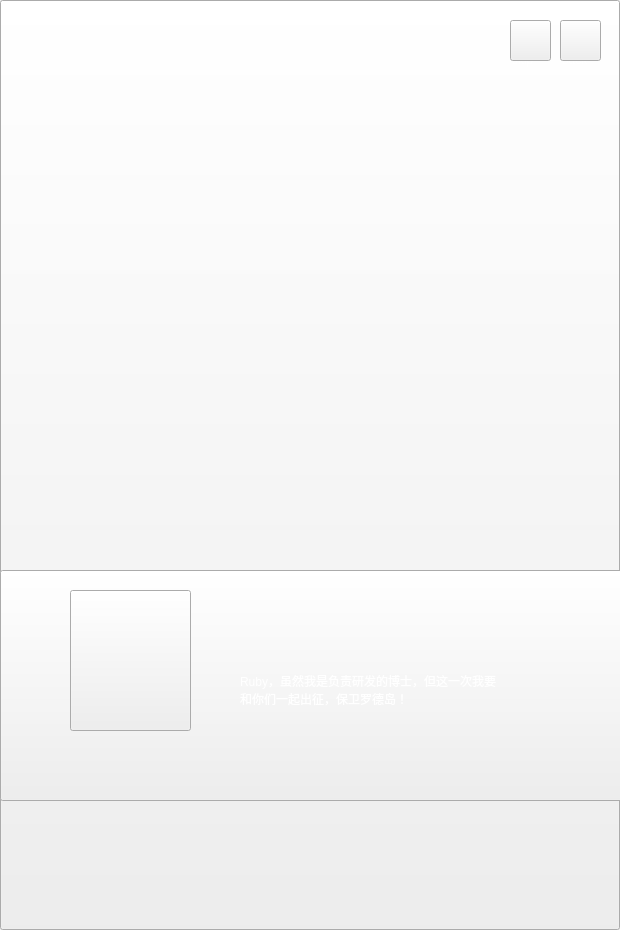
<?xml version="1.0" encoding="UTF-8"?>
<ui version="4.0">
 <class>psix</class>
 <widget class="QWidget" name="psix">
  <property name="geometry">
   <rect>
    <x>0</x>
    <y>0</y>
    <width>620</width>
    <height>930</height>
   </rect>
  </property>
  <property name="windowTitle">
   <string>Form</string>
  </property>
  <widget class="QPushButton" name="buttonone">
   <property name="geometry">
    <rect>
     <x>0</x>
     <y>0</y>
     <width>620</width>
     <height>930</height>
    </rect>
   </property>
   <property name="styleSheet">
    <string notr="true">border-image: url(:/ui/bgtwoo.png);</string>
   </property>
   <property name="text">
    <string/>
   </property>
  </widget>
  <widget class="QLabel" name="label">
   <property name="geometry">
    <rect>
     <x>240</x>
     <y>630</y>
     <width>261</width>
     <height>120</height>
    </rect>
   </property>
   <property name="sizePolicy">
    <sizepolicy hsizetype="Fixed" vsizetype="Preferred">
     <horstretch>0</horstretch>
     <verstretch>0</verstretch>
    </sizepolicy>
   </property>
   <property name="styleSheet">
    <string notr="true">color: rgb(255, 255, 255);
font: 75 11pt &quot;微软雅黑&quot;;</string>
   </property>
   <property name="text">
    <string>Ruby，虽然我是负责研发的博士，但这一次我要和你们一起出征，保卫罗德岛！</string>
   </property>
   <property name="alignment">
    <set>Qt::AlignLeading|Qt::AlignLeft|Qt::AlignVCenter</set>
   </property>
   <property name="wordWrap">
    <bool>true</bool>
   </property>
  </widget>
  <widget class="QToolButton" name="toolButton">
   <property name="geometry">
    <rect>
     <x>0</x>
     <y>570</y>
     <width>631</width>
     <height>231</height>
    </rect>
   </property>
   <property name="styleSheet">
    <string notr="true">border-image: url(:/new/prefix1/ui/contact.png);</string>
   </property>
   <property name="text">
    <string/>
   </property>
  </widget>
  <widget class="QToolButton" name="toolButton_2">
   <property name="geometry">
    <rect>
     <x>70</x>
     <y>590</y>
     <width>121</width>
     <height>141</height>
    </rect>
   </property>
   <property name="styleSheet">
    <string notr="true">border-image: url(:/ui/character_maleAdventurer_idle.png);</string>
   </property>
   <property name="text">
    <string/>
   </property>
  </widget>
  <widget class="QPushButton" name="pushButton_3">
   <property name="geometry">
    <rect>
     <x>0</x>
     <y>0</y>
     <width>620</width>
     <height>930</height>
    </rect>
   </property>
   <property name="styleSheet">
    <string notr="true">background:transparent;</string>
   </property>
   <property name="text">
    <string/>
   </property>
   <property name="flat">
    <bool>true</bool>
   </property>
  </widget>
  <widget class="QLabel" name="label_3">
   <property name="geometry">
    <rect>
     <x>562</x>
     <y>52</y>
     <width>41</width>
     <height>16</height>
    </rect>
   </property>
   <property name="styleSheet">
    <string notr="true">color: rgb(255, 255, 255);

font: 75 8pt &quot;Cooper Black&quot;;</string>
   </property>
   <property name="text">
    <string>back</string>
   </property>
  </widget>
  <widget class="QPushButton" name="pushButton_4">
   <property name="geometry">
    <rect>
     <x>505</x>
     <y>20</y>
     <width>51</width>
     <height>51</height>
    </rect>
   </property>
   <property name="styleSheet">
    <string notr="true">background:transparent;</string>
   </property>
   <property name="text">
    <string/>
   </property>
   <property name="flat">
    <bool>true</bool>
   </property>
  </widget>
  <widget class="QLabel" name="label_2">
   <property name="geometry">
    <rect>
     <x>512</x>
     <y>52</y>
     <width>41</width>
     <height>16</height>
    </rect>
   </property>
   <property name="styleSheet">
    <string notr="true">color: rgb(255, 255, 255);

font: 75 8pt &quot;Cooper Black&quot;;</string>
   </property>
   <property name="text">
    <string>skip</string>
   </property>
  </widget>
  <widget class="QPushButton" name="pushButton_5">
   <property name="geometry">
    <rect>
     <x>560</x>
     <y>20</y>
     <width>51</width>
     <height>51</height>
    </rect>
   </property>
   <property name="styleSheet">
    <string notr="true">background:transparent;</string>
   </property>
   <property name="text">
    <string/>
   </property>
   <property name="flat">
    <bool>true</bool>
   </property>
  </widget>
  <widget class="QPushButton" name="pushButton_6">
   <property name="geometry">
    <rect>
     <x>560</x>
     <y>20</y>
     <width>41</width>
     <height>41</height>
    </rect>
   </property>
   <property name="styleSheet">
    <string notr="true">border-image: url(:/ui/ship_0001.png);</string>
   </property>
   <property name="text">
    <string/>
   </property>
  </widget>
  <widget class="QPushButton" name="pushButton_2">
   <property name="geometry">
    <rect>
     <x>510</x>
     <y>20</y>
     <width>41</width>
     <height>41</height>
    </rect>
   </property>
   <property name="styleSheet">
    <string notr="true">border-image: url(:/ui/ship_0003.png);</string>
   </property>
   <property name="text">
    <string/>
   </property>
  </widget>
  <zorder>buttonone</zorder>
  <zorder>toolButton</zorder>
  <zorder>toolButton_2</zorder>
  <zorder>pushButton_3</zorder>
  <zorder>label</zorder>
  <zorder>label_3</zorder>
  <zorder>label_2</zorder>
  <zorder>pushButton_6</zorder>
  <zorder>pushButton_2</zorder>
  <zorder>pushButton_5</zorder>
  <zorder>pushButton_4</zorder>
 </widget>
 <resources/>
 <connections/>
</ui>
